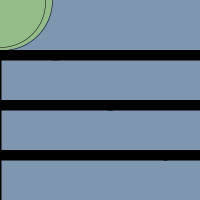
Frame 1 (no input)
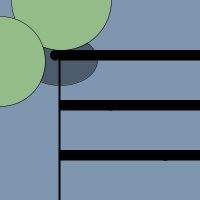
Frame 60 (the mouse pressed at the canvas centre just before this capture)
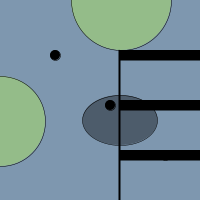
Frame 120 (the mouse held since frame 60 and released just before this capture)

The Processing sketch that drew these frames (run headless with seeded random() and noise(); from frame 60 on, the mouse is pressed at the canvas centre):

// Processing sketch: processing_35092
// ── processing_35092.pde

void setup() {
  size(200, 200);
  frameRate(30);
}

int x = 0; 

void draw() {
  background(126,151,175); 
  strokeWeight(2); 
  line(x, 0, x, height);
  x++;
  
  //black rectangles disappearing
  strokeWeight(0.5);  
  fill(0); 
  int a = 50; 
  rect(x,a,200,10); 
  int b = 100;
  rect(x,b,200,10);
  int c = 150; 
  rect(x,c,200,10);
 
 //small circle both axis
  smooth(); 
  fill(0,99); 
  ellipse(x, x, 75, 50);
  x++; 
 
  //revealing circles 
  fill(0); 
  ellipse(c-95,a+5,10,10); 
  ellipse(c-40,a+55,10,10); 
  ellipse(c+15,a+105,10,10); 

 //large circle y axis
  int y = 0;
  fill(148, 188, 137); 
  ellipse(x, y, 100, 100);
  ellipse(y, x, 90, 90);
  x--;

}
